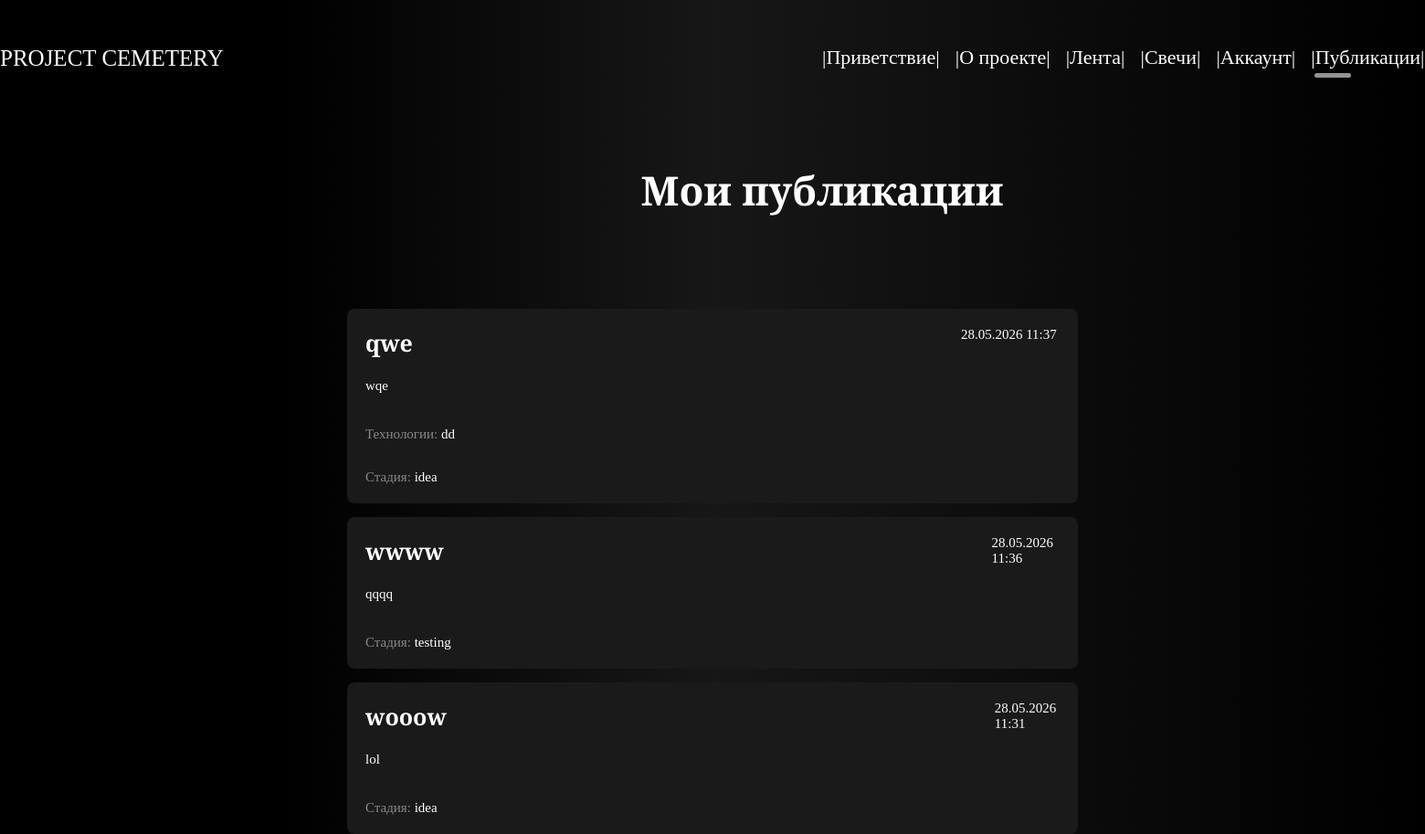
Screenshot of /publications (signed in) with the database file from the repository.
### tables this page shows
CREATE TABLE projects (
            id INTEGER PRIMARY KEY AUTOINCREMENT,
            title TEXT NOT NULL,
            description TEXT,
            fail_reason TEXT,
            epitaph TEXT,
            tech_stack TEXT,
            fail_stage TEXT,
            user_id INTEGER,
            created_at TIMESTAMP DEFAULT CURRENT_TIMESTAMP,
            FOREIGN KEY (user_id) REFERENCES users(id) ON DELETE SET NULL
        );

### core_service/app.py (the view)
@app.route('/publications')
@login_required
def my_publications():
    pubs = get_user_publications(session['user_id'])
    return render_template('publications.html', publications=pubs)

### core_service/app.py (called while the page is built)
def login_required(f):
    @wraps(f)
    def decorated(*args, **kwargs):
        if 'user_id' not in session:
            flash('Для доступа необходимо войти в систему.', 'warning')
            return redirect(url_for('login'))
        return f(*args, **kwargs)
    return decorated

@app.template_filter('msk')
def format_msk_time(date_str):
    if not date_str:
        return ""
    try:
        dt = datetime.strptime(date_str, "%Y-%m-%d %H:%M:%S")
        dt_msk = dt + timedelta(hours=3)
        return dt_msk.strftime("%d.%m.%Y %H:%M")
    except Exception as e:
        return date_str

@app.context_processor
def inject_auth():
    return {
        'is_logged_in': 'user_id' in session,
        'current_user': session.get('username', 'Гость')
    }

### core_service/database.py (called while the page is built)
def get_db():
    conn = sqlite3.connect(DB_NAME)
    conn.row_factory = sqlite3.Row
    return conn

def get_user_publications(user_id):
    conn = get_db()
    cursor = conn.cursor()
    cursor.execute("""
        SELECT * FROM projects
        WHERE user_id = ?
        ORDER BY created_at DESC
    """, (user_id,))
    publications = cursor.fetchall()
    conn.close()
    return publications

### core_service/templates/publications.html (shortened to what this page needs)
<!doctype html>
<html lang="ru">
<head>
    <link rel="stylesheet" type="text/css" href="{{ url_for('static', filename='css/main.css') }}">
    <link rel="stylesheet" type="text/css" href="{{ url_for('static', filename='css/publications.css') }}">
</head>
<body>
<div class="wrapper">
    <header class="container">
        <span class="logo"> Project Cemetery</span>
        <nav>
            <ul>
                <li><a href="/">|Приветствие|</a></li>
                <li><a href="/about">|О проекте|</a></li>
                <li><a href="/feed">|Лента|</a></li>
                <li><a href="/candles">|Свечи|</a></li>
                <li><a href="/{{ session.username }}">|Аккаунт|</a></li>
                <li class="active"><a href="/publications">|Публикации|</a></li>
            </ul>
        </nav>
    </header>
    <div class="container" style="padding: 50px 0 100px;">
        <h1 style="text-align: center;color:#fff; margin:0;">Мои публикации</h1>
    </div>
    <div class="publications-list">
        {% for pub in publications %}
        <div class="publication-card">
            <div class="pub-header">
                <h2 class="pub-title">{{ pub.title }}</h2>
                <span class="pub-date">{{ pub.created_at | msk }}</span>
            </div>
            <div class="pub-content">
                <p>{{ pub.description }}</p>
            </div>
             {% if pub.tech_stack %}
            <div class="pub-meta">
                <span class="meta-label">Технологии:</span>
                <span class="meta-value">{{ pub.tech_stack }}</span>
            </div>
            {% endif %}
            {% if pub.fail_stage %}
            <div class="pub-meta">
                <span class="meta-label">Стадия:</span>
                <span class="meta-value">{{ pub.fail_stage }}</span>
            </div>
            {% endif %}
        </div>
        {% else %}
        <div class="no-publications">
            <p>У вас пока нет публикаций. Может пора поделиться своей идеей?</p>
        </div>
        {% endfor %}
    </div>
</div>
</body>
</html>

### core_service/static/css/main.css (style rules this page uses)
* { margin: 0; padding: 0; }
body { font-family: "Playfair Display", serif; font-weight: 400; color:#fff; font-size: 22px; background: linear-gradient(90deg,rgba(0, 0, 0, 1) 0%, rgba(0, 0, 0, 1) 20%, rgba(23, 23, 23, 1) 50%, rgba(9, 9, 9, 1) 80%, rgba(0, 0, 0, 1) 100%); }
a { text-decoration: none; }
.wrapper { background: linear-gradient(90deg,rgba(0, 0, 0, 1) 0%, rgba(0, 0, 0, 1) 20%, rgba(23, 23, 23, 1) 50%, rgba(9, 9, 9, 1) 80%, rgba(0, 0, 0, 1) 100%); width: 100%; }
.container { width: 1800px; margin: 0 auto; }
header { padding: 50px 0; }
header .logo { text-transform: uppercase; font-size: 25px; font-weight: 500; }
header nav { float: right; width: 50%; }
header nav ul { list-style: none; display: flex; justify-content: space-between; z-index: 2; position: relative; }
header nav ul li { display: inline-block; }
header nav ul li a { color: white; }
header nav ul li.active::after { content: ''; display: block; width: 40px; height: 5px; background: #949494; border-radius: 10px; position: relative; top: 4px; left: 4px; }

### core_service/static/css/publications.css (style rules this page uses)
.publications-list { display: flex; flex-direction: column; max-width: 800px; margin: 0 auto; gap: 15px; }
.publication-card { background-color: #1a1a1a; border-radius: 8px; padding: 20px; }
.pub-header { display: flex; padding-bottom: 15px; }
.pub-title { color: #fff; font-size: 25px; font-family: 'Playfair Display', serif; }
.pub-date { color: #fff; font-size: 15px; margin-left: 600px; }
.pub-content { line-height: 2; font-size: 15px; margin-bottom: 15px; }
.pub-meta { margin-top: 15px; padding-top: 15px; font-size: 15px; color: #888; }
.meta-value { color: #fff ; font-weight: 500; }

### rows the page displays
projects: title "qwe", created_at|msk "28.05.2026 11:37", description "wqe", tech_stack "dd", fail_stage "idea"
projects: title "wwww", created_at|msk "28.05.2026 11:36", description "qqqq", fail_stage "testing"
projects: title "wooow", created_at|msk "28.05.2026 11:31", description "lol", fail_stage "idea"
